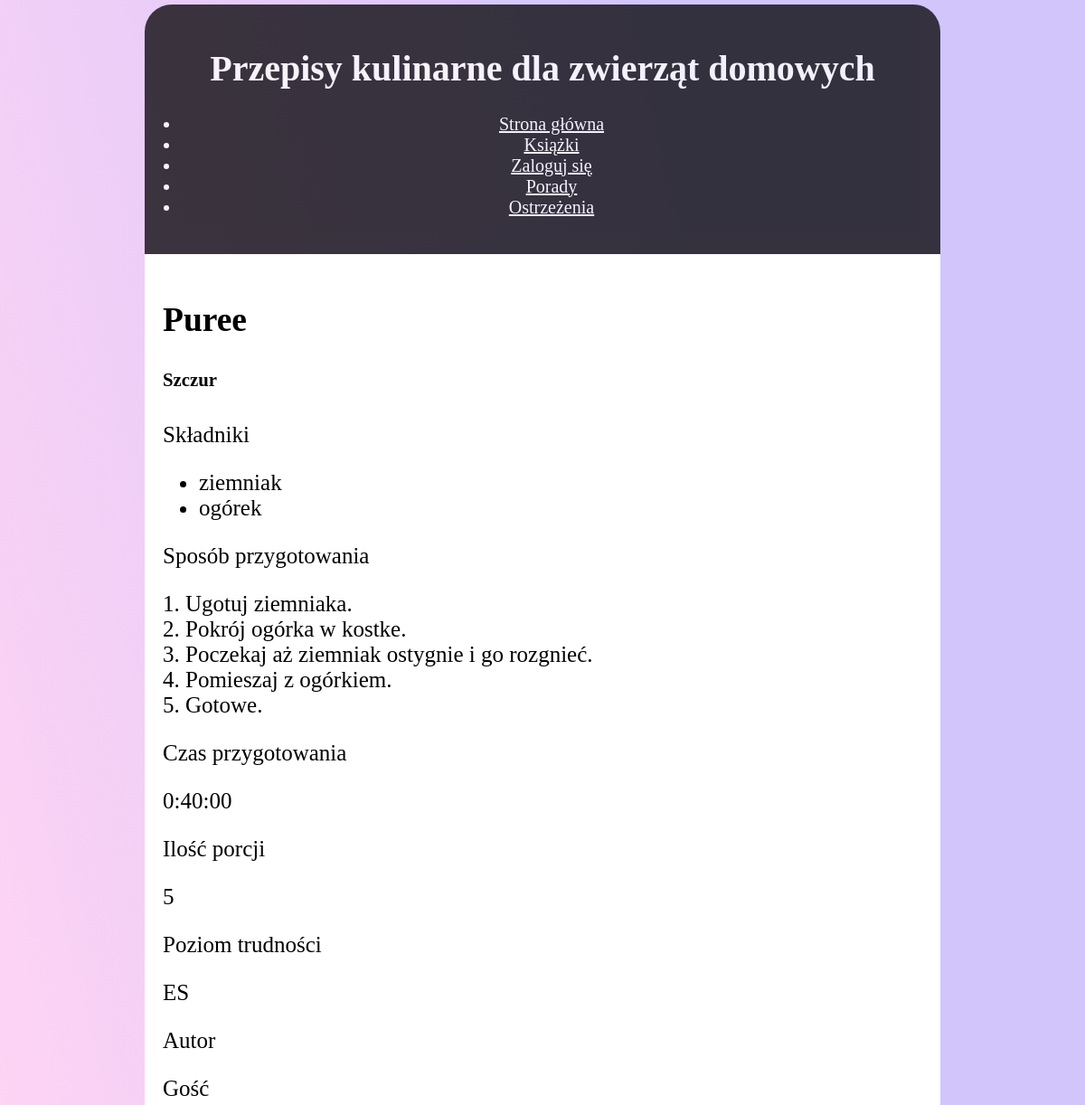
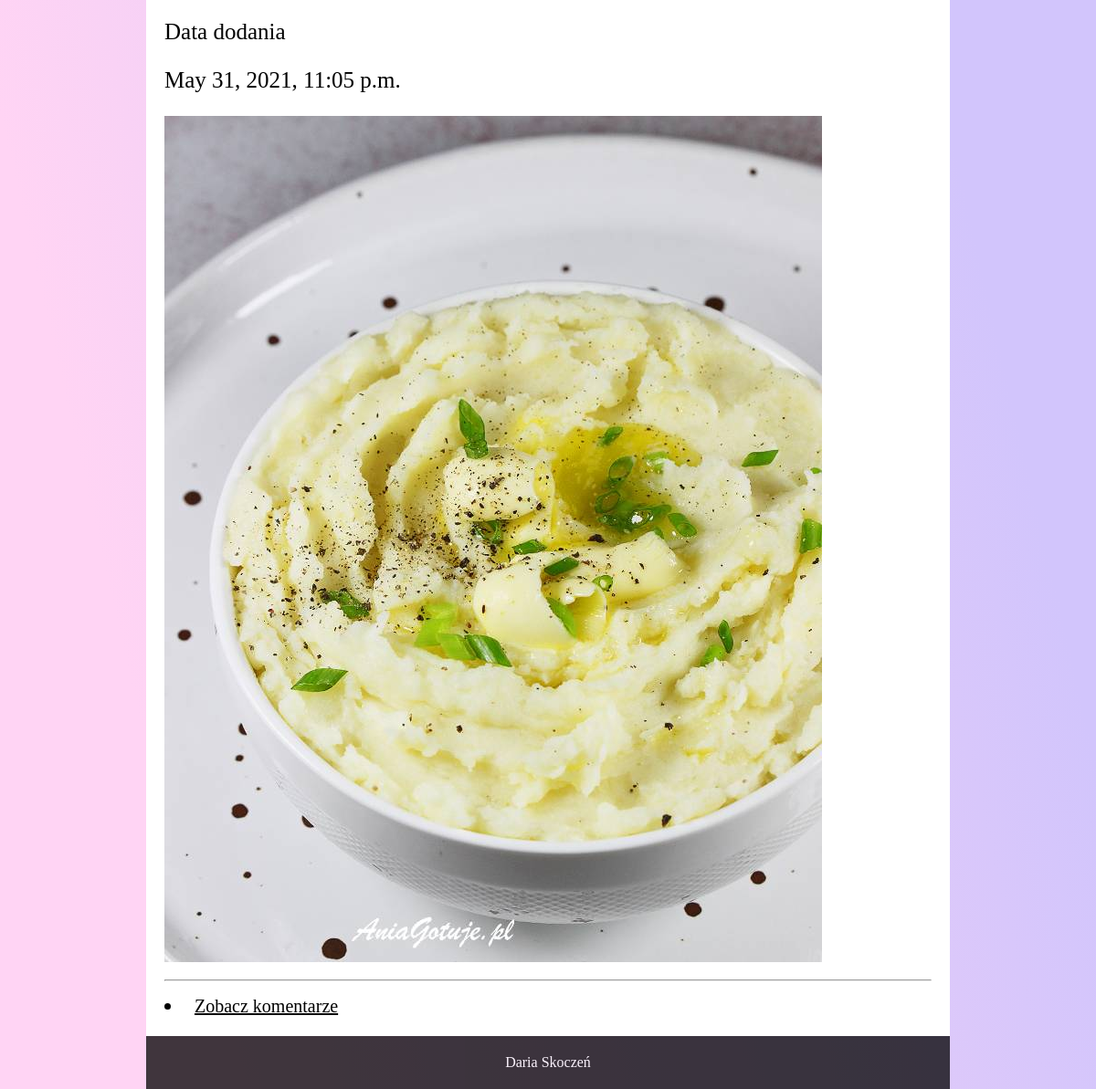
The app's page /recipes/Puree/results/ with its own data (2 pictures, top to bottom).
### recipes/models.py (models this page shows, shortened)
class Recipe(models.Model):
    title = models.CharField(max_length=150, primary_key=True)
    category = models.ForeignKey(Category, on_delete=models.CASCADE)
    steps = models.TextField(blank=True, null=True)
    ingredients = models.ManyToManyField(Ingredients)
    prep_time = models.DurationField()
    servings = models.IntegerField()
    difficulty = models.CharField(max_length=6,
                                  choices=Difficulty.choices,
                                  default=Difficulty.EASY)
    author = models.CharField(max_length=35, blank=True, null=True)
    pub_date = models.DateTimeField('date published')
    image = models.ImageField(null = True, upload_to = 'images')
    def was_published_recently(self):
        now = timezone.now()
        return now - datetime.timedelta(days=1) <= self.pub_date <= now
    was_published_recently.admin_order_field = 'pub_date'
    was_published_recently.boolean = True
    was_published_recently.short_description = 'Published recently?'

class Category(models.Model):
    name = models.CharField(max_length=20)
    typ = models.CharField(max_length=20, null=True) #gromada
    gromada = models.CharField(max_length=20, null=True) #klasa
    rzad = models.CharField(max_length=20, null=True) #rząd
    def __str__(self):
        return self.name

class Ingredients(models.Model):
    nazwa=models.CharField(max_length=20, blank=True, null=True)
    is_healthy = models.BooleanField(null=True, default='0')
    is_fattening = models.BooleanField(null=True, default='0')
    category = models.ForeignKey(Category, on_delete=models.CASCADE, blank=True, null=True)
    def __str__(self):
        return self.nazwa
    pass

### recipes/views.py (the view)
# urls.py: path('<pk>/results/', views.ResultsView.as_view(), name='results'),
class ResultsView(generic.DetailView):
    model = Recipe
    template_name = 'recipes/results.html'
    context_object_name = 'recipe_det'

### recipes/templates/recipes/results.html (shortened to what this page needs)
{% extends 'base.html' %}
{% block content %}
<div class="ans">
    <h2>{{ recipe_det.title }}</h2>
    <h5>{{ recipe_det.category}}</h5>
    <div class="recipe">
        <p id="details">Składniki</p>
        <ul>
            {% for ingredient in recipe_det.ingredients.all %}
            <li>{{ ingredient }}</li>
            {% endfor %}
        </ul>
        <p id="details">Sposób przygotowania</p>
        <p>{{ recipe_det.steps|linebreaks }}</p>
        <p id="details">Czas przygotowania</p>
        <p>{{ recipe_det.prep_time }}</p>
        <p id="details">Ilość porcji</p>
        <p>{{ recipe_det.servings }}</p>
        <p id="details">Poziom trudności</p>
        <p>{{ recipe_det.difficulty }}</p>
        <p id="details">Autor</p>
        <p>{{ recipe_det.author }}</p>
        <p id="details">Data dodania</p>
        <p>{{ recipe_det.pub_date }}</p>
        <img src="{{recipe_det.image.url}}">
    </div>
    <hr />
    <li><a href="{% url 'comments' %}">Zobacz komentarze</a></li>
</div>
{% endblock %}

### recipes/templates/base.html (shortened to what this page needs)
<!DOCTYPE html>
<html>
<head>
    {% load static %}
    <link rel="stylesheet" type="text/css" href="{% static 'recipes/style.css' %}">
</head>
<body>
    <header>
        <div class="header">
            <h1>Przepisy kulinarne dla zwierząt domowych</h1>
        </div>
        <nav>
            <ul>
                <li><a href="{% url 'index' %}">Strona główna</a></li>
                <li><a href="{% url 'book' %}">Książki</a></li>
                <li><a href="{% url 'login' %}">Zaloguj się</a></li>
                <li><a href="{% url 'advice' %}">Porady</a></li>
                <li><a href="{% url 'warnings' %}">Ostrzeżenia</a></li>
            </ul>
        </nav>
    </header>
    <main>
        {% block content %}
        {% endblock %}
    </main>
    <footer>
        Daria Skoczeń
    </footer>
</body>
</html>

### recipes/static/recipes/style.css (style rules this page uses)
body { background: linear-gradient(13deg, #ffd4f4 14%,#d2c5fc 73%); background: -moz-linear-gradient(13deg, #ffd4f4 14%,#d2c5fc 73%); background: -webkit-linear-gradient(13deg, #ffd4f4 14%,#d2c5fc 73%); margin: 0; margin-top: 5px; }
li a { font-family: verdana; color: black; font-size: 20px; }
header { margin-left: auto; margin-right: auto; border-radius: 30px 30px 0px 0px; padding: 20px; text-align: center; background: black; color: white; font-size: 20px; opacity: 0.75; width: 70%; }
header ul { padding: 0; }
header li { margin-left: 20px; }
header ul li a { color: white; }
main { margin: auto; background: white; padding: 20px; font-size: 25px; width: 70%; }
footer { text-align: center; padding: 20px; background-color: black; color: white; margin-left: auto; margin-right: auto; margin-bottom: 0px; opacity: 0.75; width: 70%; }

### records on screen
Recipe: title "Puree", category "Szczur", steps "1. Ugotuj ziemniaka. 2. Pokrój ogórka w kostke. 3. Poczekaj aż ziemniak ostygnie i go rozgnieć. 4. Pomieszaj z ogórkiem. 5. Gotowe.", prep_time "0:40:00", servings "5", difficulty "ES", author "Gość", pub_date "May 31, 2021, 11:05 p.m.", image (picture)
Ingredients: nazwa "ziemniak"
Ingredients: nazwa "ogórek"
